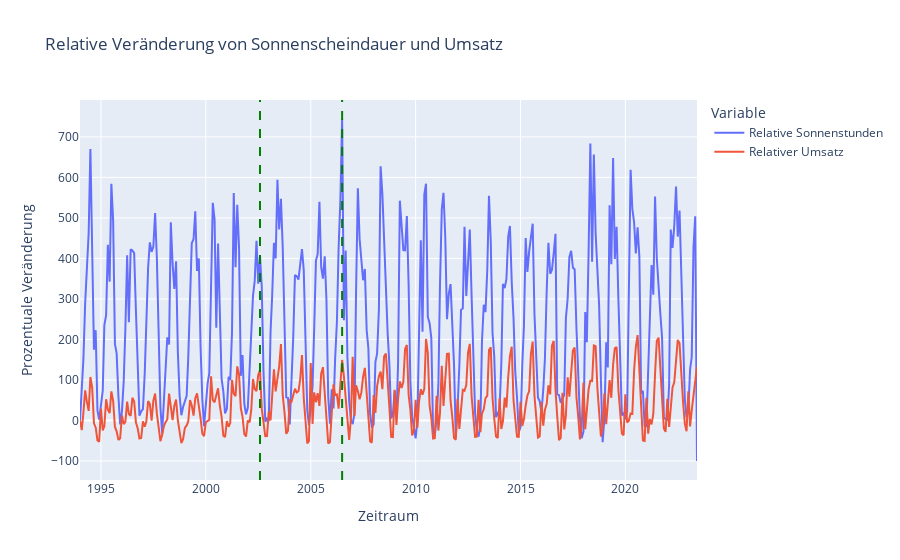

The notebook cell this image was saved under:
### Code cell
merged_df['Zeitraum'] = pd.to_datetime(merged_df['Jahr'].astype(str) + '-' + merged_df['Monat'].astype(str), format='%Y-%m')
merged_df

merged_df['SDK_Relativ'] = (merged_df['SDK'] - merged_df['SDK'].iloc[0]) / merged_df['SDK'].iloc[0] * 100
merged_df['Umsatz_Relativ'] = (merged_df['Umsatz'] - merged_df['Umsatz'].iloc[0]) / merged_df['Umsatz'].iloc[0] * 100

fig = px.line(merged_df, x='Zeitraum', y=["SDK_Relativ", "Umsatz_Relativ"], 
              labels={'value': 'Prozentuale Veränderung', 'variable': 'Variable'},
              title='Relative Veränderung von Sonnenscheindauer und Umsatz')

fig.update_traces(name='Relative Sonnenstunden', selector=dict(name='SDK_Relativ'))
fig.update_traces(name='Relativer Umsatz', selector=dict(name='Umsatz_Relativ'))
fig.add_vline(x=pd.to_datetime('2002-08-01'), line_dash="dash", line_color="green")
fig.add_vline(x=pd.to_datetime('2006-07-01'), line_dash="dash", line_color="green")
#pio.write_json(fig, "VerlaufSonnenUmsatz.json")
fig.show()

### Figure 1 — Plotly figure (JSON) as saved in the notebook; plotly's stock layout.template omitted (floating-point values rounded to 4 significant figures; data arrays with more than 128 entries replaced by an {"elided": "..."} marker saying what was removed)
{"data": [{"hovertemplate": "Variable=SDK_Relativ<br>Zeitraum=%{x}<br>Prozentuale Veränderung=%{y}<extra></extra>", "legendgroup": "SDK_Relativ", "line": {"color": "#636efa", "dash": "solid"}, "marker": {"symbol": "circle"}, "mode": "lines", "name": "Relative Sonnenstunden", "orientation": "v", "showlegend": true, "type": "scatter", "x": {"elided": "354 str values"}, "xaxis": "x", "y": {"elided": "354 float values"}, "yaxis": "y"}, {"hovertemplate": "Variable=Umsatz_Relativ<br>Zeitraum=%{x}<br>Prozentuale Veränderung=%{y}<extra></extra>", "legendgroup": "Umsatz_Relativ", "line": {"color": "#EF553B", "dash": "solid"}, "marker": {"symbol": "circle"}, "mode": "lines", "name": "Relativer Umsatz", "orientation": "v", "showlegend": true, "type": "scatter", "x": {"elided": "354 str values"}, "xaxis": "x", "y": {"elided": "354 float values"}, "yaxis": "y"}], "layout": {"legend": {"title": {"text": "Variable"}, "tracegroupgap": 0}, "shapes": [{"line": {"color": "green", "dash": "dash"}, "type": "line", "x0": "2002-08-01T00:00:00", "x1": "2002-08-01T00:00:00", "xref": "x", "y0": 0, "y1": 1, "yref": "y domain"}, {"line": {"color": "green", "dash": "dash"}, "type": "line", "x0": "2006-07-01T00:00:00", "x1": "2006-07-01T00:00:00", "xref": "x", "y0": 0, "y1": 1, "yref": "y domain"}], "title": {"text": "Relative Veränderung von Sonnenscheindauer und Umsatz"}, "xaxis": {"anchor": "y", "domain": [0, 1], "title": {"text": "Zeitraum"}}, "yaxis": {"anchor": "x", "domain": [0, 1], "title": {"text": "Prozentuale Veränderung"}}}}
